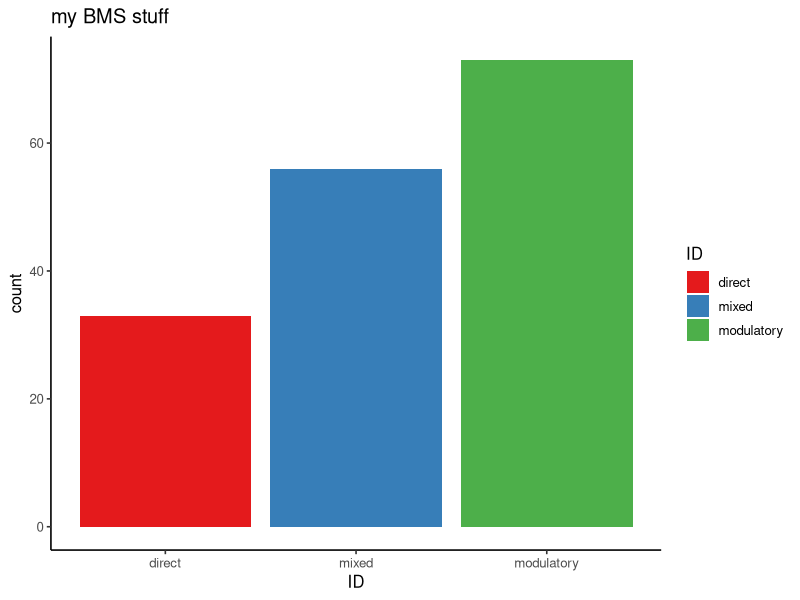

Write R code to recreate this figure.
## ---- chunk 1
knitr::opts_chunk$set(echo = TRUE)
# ALL of this come with the Tidyverse package so just install that by running instal.packages('tidyverse')

library(ggplot2)
library(ggpubr)
library(tidyr)
library(dplyr)
library(reshape2)
library(stringr)

## ---- chunk 2
# import the file. I saved it in the same folder as this scrip. 
BMS_data <- read.csv('BMS analysis Ses-01_HH - Sheet1.csv', header = F)
  
#I then added column titles 
colnames(BMS_data) <- c('direct', 'modulatory', 'mixed')

head(BMS_data) # just so you can see what the outcome is. 

#Find the max (or min) in each column so that we can find out if the specific subject belongs to the direct, modulatory or mixed category. 
#There are a number of ways of doing this, the base r way of doing it is by using apply() - which applies another function to all rows or columns of a matrix and by using which.max() - which returns the index of where a maximum value occurs, in our case 1 for direct, 2 for modulatory or 3 for mixed. 
max_index <- apply(X = BMS_data, # the data
                   MARGIN =  1,  # use rows (1) or columns (2)
                   FUN = which.max) #function to apply
head(max_index)

# Label the max_index so we can easily tell what they are. I just nested to ifelse() statements to label
BMS_ID <- ifelse(max_index==1,'direct',
                 ifelse(max_index==2,'modulatory','mixed')
                 )

# plot
#ggplot requires that everything be in a data frame
BMS_df <- data.frame('ID' = BMS_ID)

BMS_df %>% # this is pipe, %>% just passes the table or results from a function on to the next function! 
  ggplot(aes(x=ID, fill=ID )) +
  geom_bar() + # this plots bar graphs
  theme_classic2() + #this uses a theme
  scale_fill_brewer(palette = 'Set1') +  # this applies a color pallete from the Brewer set: colorbrewer2.org. 
  ggtitle('my BMS stuff')#In ggplot you can just  use '+' and keep adding modifications or other plots on to your figure
  

